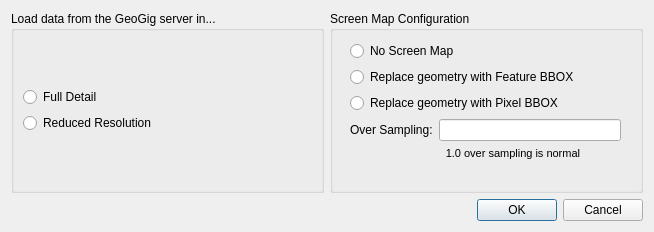
<?xml version="1.0" encoding="UTF-8"?>
<ui version="4.0">
 <class>Dialog</class>
 <widget class="QDialog" name="Dialog">
  <property name="geometry">
   <rect>
    <x>0</x>
    <y>0</y>
    <width>654</width>
    <height>232</height>
   </rect>
  </property>
  <property name="windowTitle">
   <string>Dialog</string>
  </property>
  <layout class="QVBoxLayout" name="verticalLayout_2">
   <item>
    <layout class="QHBoxLayout" name="horizontalLayout_2">
     <item>
      <widget class="QGroupBox" name="groupBox">
       <property name="title">
        <string>Load data from the GeoGig server in...</string>
       </property>
       <layout class="QVBoxLayout" name="verticalLayout_3">
        <item>
         <layout class="QVBoxLayout" name="verticalLayout">
          <item>
           <widget class="QRadioButton" name="radio_full">
            <property name="text">
             <string>Full Detail</string>
            </property>
           </widget>
          </item>
          <item>
           <widget class="QRadioButton" name="radio_reduced">
            <property name="text">
             <string>Reduced Resolution</string>
            </property>
           </widget>
          </item>
         </layout>
        </item>
       </layout>
      </widget>
     </item>
     <item>
      <widget class="QGroupBox" name="groupBox_2">
       <property name="title">
        <string>Screen Map Configuration</string>
       </property>
       <property name="alignment">
        <set>Qt::AlignLeading|Qt::AlignLeft|Qt::AlignTop</set>
       </property>
       <widget class="QWidget" name="verticalLayoutWidget">
        <property name="geometry">
         <rect>
          <x>20</x>
          <y>30</y>
          <width>271</width>
          <height>121</height>
         </rect>
        </property>
        <layout class="QVBoxLayout" name="verticalLayout_4">
         <item>
          <widget class="QRadioButton" name="radio_sm_none">
           <property name="text">
            <string>No Screen Map</string>
           </property>
          </widget>
         </item>
         <item>
          <widget class="QRadioButton" name="radio_sm_feature">
           <property name="text">
            <string>Replace geometry with Feature BBOX</string>
           </property>
          </widget>
         </item>
         <item>
          <widget class="QRadioButton" name="radio_sm_px">
           <property name="text">
            <string>Replace geometry with Pixel BBOX</string>
           </property>
          </widget>
         </item>
         <item>
          <layout class="QHBoxLayout" name="horizontalLayout_3">
           <item>
            <widget class="QLabel" name="label">
             <property name="text">
              <string>Over Sampling:</string>
             </property>
            </widget>
           </item>
           <item>
            <widget class="QLineEdit" name="edit_oversample"/>
           </item>
          </layout>
         </item>
         <item>
          <widget class="QLabel" name="label_2">
           <property name="sizePolicy">
            <sizepolicy hsizetype="Preferred" vsizetype="Maximum">
             <horstretch>0</horstretch>
             <verstretch>0</verstretch>
            </sizepolicy>
           </property>
           <property name="font">
            <font>
             <pointsize>8</pointsize>
            </font>
           </property>
           <property name="text">
            <string>                  1.0 over sampling is normal</string>
           </property>
           <property name="alignment">
            <set>Qt::AlignBottom|Qt::AlignHCenter</set>
           </property>
          </widget>
         </item>
        </layout>
       </widget>
      </widget>
     </item>
    </layout>
   </item>
   <item>
    <widget class="QDialogButtonBox" name="buttonBox">
     <property name="orientation">
      <enum>Qt::Horizontal</enum>
     </property>
     <property name="standardButtons">
      <set>QDialogButtonBox::Cancel|QDialogButtonBox::Ok</set>
     </property>
    </widget>
   </item>
  </layout>
 </widget>
 <resources/>
 <connections>
  <connection>
   <sender>buttonBox</sender>
   <signal>accepted()</signal>
   <receiver>Dialog</receiver>
   <slot>accept()</slot>
   <hints>
    <hint type="sourcelabel">
     <x>248</x>
     <y>254</y>
    </hint>
    <hint type="destinationlabel">
     <x>157</x>
     <y>274</y>
    </hint>
   </hints>
  </connection>
  <connection>
   <sender>buttonBox</sender>
   <signal>rejected()</signal>
   <receiver>Dialog</receiver>
   <slot>reject()</slot>
   <hints>
    <hint type="sourcelabel">
     <x>316</x>
     <y>260</y>
    </hint>
    <hint type="destinationlabel">
     <x>286</x>
     <y>274</y>
    </hint>
   </hints>
  </connection>
 </connections>
</ui>
